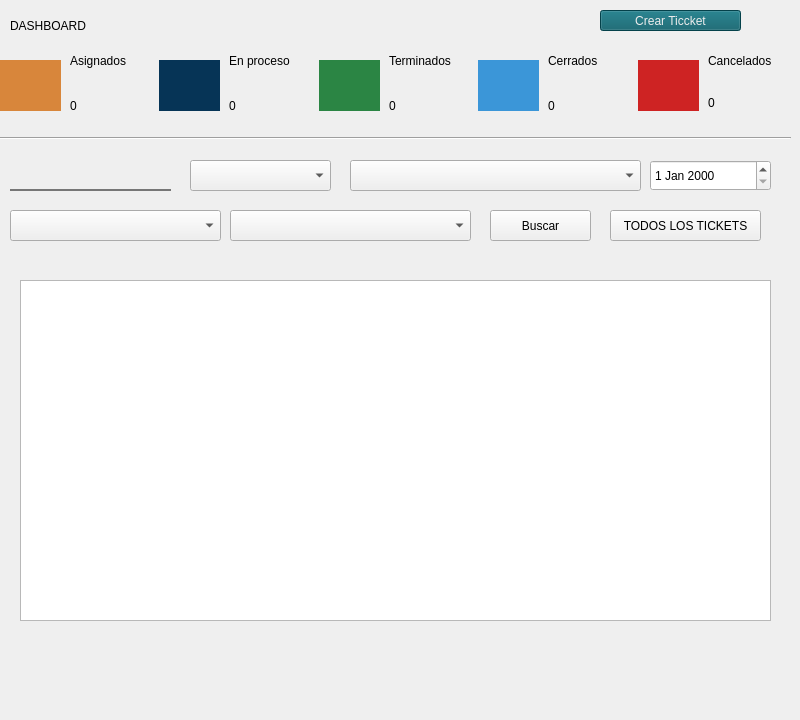
    <widget class="QWidget" name="dashboard">
     <widget class="QWidget" name="resumen" native="true">
      <property name="geometry">
       <rect>
        <x>0</x>
        <y>0</y>
        <width>791</width>
        <height>141</height>
       </rect>
      </property>
      <property name="styleSheet">
       <string notr="true">#w_registered, #w_canceled , #w_assigned,#w_finalized, #w_inProgress{
padding:8px;
}</string>
      </property>
      <widget class="QLabel" name="lb_litulo">
       <property name="geometry">
        <rect>
         <x>10</x>
         <y>10</y>
         <width>91</width>
         <height>31</height>
        </rect>
       </property>
       <property name="text">
        <string>DASHBOARD</string>
       </property>
      </widget>
      <widget class="QPushButton" name="btn_crearTicket">
       <property name="geometry">
        <rect>
         <x>600</x>
         <y>10</y>
         <width>141</width>
         <height>21</height>
        </rect>
       </property>
       <property name="styleSheet">
        <string notr="true">background-color: rgb(6, 91, 103);
color: rgb(237, 237, 237)</string>
       </property>
       <property name="text">
        <string>Crear Ticcket</string>
       </property>
      </widget>
      <widget class="Line" name="linea">
       <property name="geometry">
        <rect>
         <x>0</x>
         <y>130</y>
         <width>791</width>
         <height>16</height>
        </rect>
       </property>
       <property name="orientation">
        <enum>Qt::Horizontal</enum>
       </property>
      </widget>
      <widget class="QWidget" name="layoutWidget">
       <property name="geometry">
        <rect>
         <x>0</x>
         <y>40</y>
         <width>791</width>
         <height>91</height>
        </rect>
       </property>
       <layout class="QGridLayout" name="gridLayout_2">
        <item row="0" column="1">
         <widget class="QWidget" name="asignados" native="true">
          <widget class="QWidget" name="layoutWidget">
           <property name="geometry">
            <rect>
             <x>60</x>
             <y>0</y>
             <width>91</width>
             <height>91</height>
            </rect>
           </property>
           <layout class="QVBoxLayout" name="verticalLayout_4">
            <item>
             <widget class="QWidget" name="text_4" native="true">
              <widget class="QLabel" name="label_5">
               <property name="geometry">
                <rect>
                 <x>10</x>
                 <y>10</y>
                 <width>81</width>
                 <height>21</height>
                </rect>
               </property>
               <property name="text">
                <string>En proceso</string>
               </property>
              </widget>
             </widget>
            </item>
            <item>
             <widget class="QWidget" name="text_5" native="true">
              <widget class="QLabel" name="lb_contadorAsignado">
               <property name="geometry">
                <rect>
                 <x>10</x>
                 <y>10</y>
                 <width>47</width>
                 <height>13</height>
                </rect>
               </property>
               <property name="text">
                <string>0</string>
               </property>
              </widget>
             </widget>
            </item>
           </layout>
          </widget>
          <widget class="QWidget" name="w_enProceso" native="true">
           <property name="geometry">
            <rect>
             <x>0</x>
             <y>20</y>
             <width>61</width>
             <height>51</height>
            </rect>
           </property>
           <property name="styleSheet">
            <string notr="true">background: #063456;
image: url(:/resume/almuerzo-cohete.png);</string>
           </property>
          </widget>
         </widget>
        </item>
        <item row="0" column="2">
         <widget class="QWidget" name="enPorreso" native="true">
          <widget class="QWidget" name="layoutWidget_4">
           <property name="geometry">
            <rect>
             <x>60</x>
             <y>0</y>
             <width>91</width>
             <height>91</height>
            </rect>
           </property>
           <layout class="QVBoxLayout" name="verticalLayout_7">
            <item>
             <widget class="QWidget" name="text_10" native="true">
              <widget class="QLabel" name="label_17">
               <property name="geometry">
                <rect>
                 <x>10</x>
                 <y>10</y>
                 <width>81</width>
                 <height>21</height>
                </rect>
               </property>
               <property name="text">
                <string>Terminados</string>
               </property>
              </widget>
             </widget>
            </item>
            <item>
             <widget class="QWidget" name="text_11" native="true">
              <widget class="QLabel" name="lb_contador_enProceso">
               <property name="geometry">
                <rect>
                 <x>10</x>
                 <y>10</y>
                 <width>47</width>
                 <height>13</height>
                </rect>
               </property>
               <property name="text">
                <string>0</string>
               </property>
              </widget>
             </widget>
            </item>
           </layout>
          </widget>
          <widget class="QWidget" name="w_finalizado" native="true">
           <property name="geometry">
            <rect>
             <x>0</x>
             <y>20</y>
             <width>61</width>
             <height>51</height>
            </rect>
           </property>
           <property name="styleSheet">
            <string notr="true">background: #2B8544;
image: url(:/resume/cheque.png);</string>
           </property>
          </widget>
         </widget>
        </item>
        <item row="0" column="3">
         <widget class="QWidget" name="finalizados" native="true">
          <widget class="QWidget" name="layoutWidget_3">
           <property name="geometry">
            <rect>
             <x>60</x>
             <y>0</y>
             <width>91</width>
             <height>91</height>
            </rect>
           </property>
           <layout class="QVBoxLayout" name="verticalLayout_6">
            <item>
             <widget class="QWidget" name="text_8" native="true">
              <widget class="QLabel" name="label_15">
               <property name="geometry">
                <rect>
                 <x>10</x>
                 <y>10</y>
                 <width>81</width>
                 <height>21</height>
                </rect>
               </property>
               <property name="text">
                <string>Cerrados</string>
               </property>
              </widget>
             </widget>
            </item>
            <item>
             <widget class="QWidget" name="text_9" native="true">
              <widget class="QLabel" name="lb_contador_finalizado">
               <property name="geometry">
                <rect>
                 <x>10</x>
                 <y>10</y>
                 <width>47</width>
                 <height>13</height>
                </rect>
               </property>
               <property name="text">
                <string>0</string>
               </property>
              </widget>
             </widget>
            </item>
           </layout>
          </widget>
          <widget class="QWidget" name="w_asignado" native="true">
           <property name="geometry">
            <rect>
             <x>0</x>
             <y>20</y>
             <width>61</width>
             <height>51</height>
            </rect>
           </property>
           <property name="styleSheet">
            <string notr="true">background: #3B96D8;
image: url(:/resume/apreton-de-manos.png);</string>
           </property>
          </widget>
         </widget>
        </item>
        <item row="0" column="4">
         <widget class="QWidget" name="cancelados" native="true">
          <widget class="QWidget" name="w_cancelado" native="true">
           <property name="geometry">
            <rect>
             <x>0</x>
             <y>20</y>
             <width>61</width>
             <height>51</height>
            </rect>
           </property>
           <property name="styleSheet">
            <string notr="true">background: #CE2323;
image: url(:/resume/eliminar.png);</string>
           </property>
          </widget>
          <widget class="QWidget" name="layoutWidget_2">
           <property name="geometry">
            <rect>
             <x>60</x>
             <y>0</y>
             <width>91</width>
             <height>91</height>
            </rect>
           </property>
           <layout class="QVBoxLayout" name="verticalLayout_5">
            <property name="spacing">
             <number>0</number>
            </property>
            <item>
             <widget class="QWidget" name="text_6" native="true">
              <widget class="QLabel" name="label_13">
               <property name="geometry">
                <rect>
                 <x>10</x>
                 <y>10</y>
                 <width>81</width>
                 <height>21</height>
                </rect>
               </property>
               <property name="text">
                <string>Cancelados</string>
               </property>
              </widget>
             </widget>
            </item>
            <item>
             <widget class="QWidget" name="text_7" native="true">
              <widget class="QLabel" name="lb_contadorCancelados">
               <property name="geometry">
                <rect>
                 <x>10</x>
                 <y>10</y>
                 <width>47</width>
                 <height>13</height>
                </rect>
               </property>
               <property name="text">
                <string>0</string>
               </property>
              </widget>
             </widget>
            </item>
           </layout>
          </widget>
         </widget>
        </item>
        <item row="0" column="0">
         <widget class="QWidget" name="registrados" native="true">
          <widget class="QWidget" name="w_registrados" native="true">
           <property name="geometry">
            <rect>
             <x>0</x>
             <y>20</y>
             <width>61</width>
             <height>51</height>
            </rect>
           </property>
           <property name="styleSheet">
            <string notr="true">background: #D8863B;
image: url(:/resume/estrella.png);</string>
           </property>
          </widget>
          <widget class="QWidget" name="layoutWidget">
           <property name="geometry">
            <rect>
             <x>60</x>
             <y>0</y>
             <width>91</width>
             <height>91</height>
            </rect>
           </property>
           <layout class="QVBoxLayout" name="verticalLayout_2">
            <item>
             <widget class="QWidget" name="text" native="true">
              <widget class="QLabel" name="label">
               <property name="geometry">
                <rect>
                 <x>10</x>
                 <y>10</y>
                 <width>81</width>
                 <height>21</height>
                </rect>
               </property>
               <property name="text">
                <string>Asignados</string>
               </property>
              </widget>
             </widget>
            </item>
            <item>
             <widget class="QWidget" name="text_1" native="true">
              <widget class="QLabel" name="lb_contador_registrados">
               <property name="geometry">
                <rect>
                 <x>10</x>
                 <y>10</y>
                 <width>47</width>
                 <height>13</height>
                </rect>
               </property>
               <property name="text">
                <string>0</string>
               </property>
              </widget>
             </widget>
            </item>
           </layout>
          </widget>
         </widget>
        </item>
       </layout>
      </widget>
     </widget>
     <widget class="QWidget" name="widget" native="true">
      <property name="geometry">
       <rect>
        <x>0</x>
        <y>260</y>
        <width>791</width>
        <height>451</height>
       </rect>
      </property>
      <widget class="QTableView" name="tb_tickets_dashboar">
       <property name="geometry">
        <rect>
         <x>20</x>
         <y>20</y>
         <width>751</width>
         <height>341</height>
        </rect>
       </property>
      </widget>
     </widget>
     <widget class="QWidget" name="filtros" native="true">
      <property name="geometry">
       <rect>
        <x>0</x>
        <y>150</y>
        <width>781</width>
        <height>111</height>
       </rect>
      </property>
      <widget class="QComboBox" name="cb_status_d">
       <property name="geometry">
        <rect>
         <x>190</x>
         <y>10</y>
         <width>141</width>
         <height>31</height>
        </rect>
       </property>
      </widget>
      <widget class="QDateEdit" name="fecha_d">
       <property name="geometry">
        <rect>
         <x>650</x>
         <y>10</y>
         <width>121</width>
         <height>31</height>
        </rect>
       </property>
      </widget>
      <widget class="QPushButton" name="btn_allTickets_d">
       <property name="geometry">
        <rect>
         <x>610</x>
         <y>60</y>
         <width>151</width>
         <height>31</height>
        </rect>
       </property>
       <property name="text">
        <string>TODOS LOS TICKETS</string>
       </property>
      </widget>
      <widget class="QPushButton" name="btn_buscar_d">
       <property name="geometry">
        <rect>
         <x>490</x>
         <y>60</y>
         <width>101</width>
         <height>31</height>
        </rect>
       </property>
       <property name="text">
        <string>Buscar</string>
       </property>
      </widget>
      <widget class="QLineEdit" name="text_buscar_d">
       <property name="geometry">
        <rect>
         <x>10</x>
         <y>10</y>
         <width>161</width>
         <height>31</height>
        </rect>
       </property>
       <property name="styleSheet">
        <string notr="true">width: 100%;
  padding: 6px;
  border: none;
  outline: none;
  background: transparent;
border-bottom: 2px solid rgb(118, 118, 118) ;
color:  rgb(139, 132, 132);</string>
       </property>
       <property name="text">
        <string/>
       </property>
      </widget>
      <widget class="QLabel" name="lb_icon_">
       <property name="geometry">
        <rect>
         <x>146</x>
         <y>13</y>
         <width>21</width>
         <height>20</height>
        </rect>
       </property>
       <property name="styleSheet">
        <string notr="true">image: url(:/general/busqueda.png);</string>
       </property>
       <property name="text">
        <string/>
       </property>
      </widget>
      <widget class="QComboBox" name="cb_empleado_d">
       <property name="geometry">
        <rect>
         <x>350</x>
         <y>10</y>
         <width>291</width>
         <height>31</height>
        </rect>
       </property>
      </widget>
      <widget class="QComboBox" name="cb_categoria_d">
       <property name="geometry">
        <rect>
         <x>230</x>
         <y>60</y>
         <width>241</width>
         <height>31</height>
        </rect>
       </property>
      </widget>
      <widget class="QComboBox" name="cb_departamento_d">
       <property name="geometry">
        <rect>
         <x>10</x>
         <y>60</y>
         <width>211</width>
         <height>31</height>
        </rect>
       </property>
      </widget>
     </widget>
    </widget>
